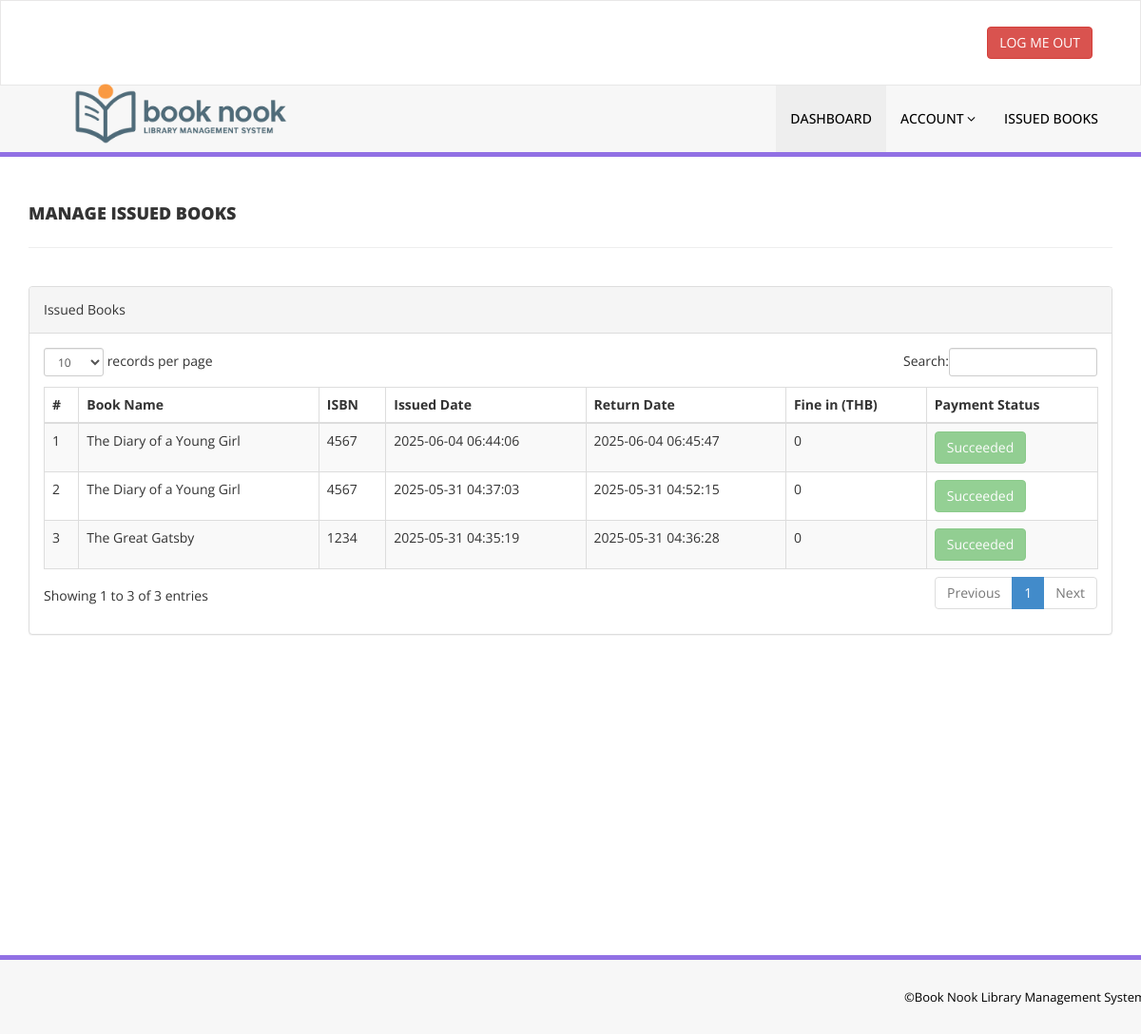
The app's page /library/issued-books.php (signed in) with its own data.
### tables this page shows
CREATE TABLE `tblissuedbookdetails` (
  `id` int(11) NOT NULL,
  `BookId` int(11) DEFAULT NULL,
  `StudentID` varchar(150) DEFAULT NULL,
  `IssuesDate` timestamp NULL DEFAULT current_timestamp(),
  `ReturnDate` timestamp NULL DEFAULT NULL ON UPDATE current_timestamp(),
  `RetrunStatus` int(1) DEFAULT NULL,
  `fine` int(11) DEFAULT NULL
);

CREATE TABLE `tblbooks` (
  `id` int(11) NOT NULL,
  `BookName` varchar(255) DEFAULT NULL,
  `CatId` int(11) DEFAULT NULL,
  `AuthorId` int(11) DEFAULT NULL,
  `ISBNNumber` int(11) DEFAULT NULL,
  `BookPrice` int(11) DEFAULT NULL,
  `RegDate` timestamp NULL DEFAULT current_timestamp(),
  `UpdationDate` timestamp NULL DEFAULT NULL ON UPDATE current_timestamp()
);

### library/issued-books.php (the view, shortened to what this page needs)
<?php
include('includes/config.php');
if (strlen($_SESSION['login']) == 0) {
    header('location:index.php');
    exit;
} else {
    ?>
    <!DOCTYPE html>
    <html xmlns="http://www.w3.org/1999/xhtml">
    <head>
        <link href="assets/css/bootstrap.css" rel="stylesheet" />
        <link href="assets/css/font-awesome.css" rel="stylesheet" />
        <link href="assets/js/dataTables/dataTables.bootstrap.css" rel="stylesheet" />
        <link href="assets/css/style.css" rel="stylesheet" />
    </head>
    <body>
        <?php include('includes/header.php'); ?>
        <div class="content-wrapper">
            <div class="container">
                <div class="row pad-botm">
                    <div class="col-md-12">
                        <h4 class="header-line">Manage Issued Books</h4>
                    </div>
                </div>
                <div class="row">
                    <div class="col-md-12">
                        <div class="panel panel-default">
                            <div class="panel-heading">
                                Issued Books
                            </div>
                            <div class="panel-body">
                                <div class="table-responsive">
                                    <table class="table table-striped table-bordered table-hover" id="dataTables-example">
                                        <thead>
                                            <tr>
                                                <th>#</th>
                                                <th>Book Name</th>
                                                <th>ISBN</th>
                                                <th>Issued Date</th>
                                                <th>Return Date</th>
                                                <th>Fine in (THB)</th>
                                                <th>Payment Status</th>
                                            </tr>
                                        </thead>
                                        <tbody>
                                            <?php
                                            $sid = $_SESSION['stdid'];
                                            $sql = "SELECT
                                                        tblbooks.BookName,
                                                        tblbooks.ISBNNumber,
                                                        tblissuedbookdetails.IssuesDate,
                                                        tblissuedbookdetails.ReturnDate,
                                                        tblissuedbookdetails.id as rid,
                                                        tblissuedbookdetails.fine
                                                    FROM tblissuedbookdetails
                                                    JOIN tblstudents ON tblstudents.StudentId = tblissuedbookdetails.StudentId
                                                    JOIN tblbooks ON tblbooks.id = tblissuedbookdetails.BookId
                                                    WHERE tblstudents.StudentId = :sid
                                                    ORDER BY tblissuedbookdetails.id DESC";
                                            $query = $dbh->prepare($sql);
                                            $query->bindParam(':sid', $sid, PDO::PARAM_STR);
                                            $query->execute();
                                            $results = $query->fetchAll(PDO::FETCH_OBJ);
                                            $cnt = 1;
                                            if ($query->rowCount() > 0) {
                                                foreach ($results as $result) {
                                            ?>
                                                    <tr class="odd gradeX">
                                                        <td class="center"><?php echo htmlentities($cnt); ?></td>
                                                        <td class="center"><?php echo htmlentities($result->BookName); ?></td>
                                                        <td class="center"><?php echo htmlentities($result->ISBNNumber); ?></td>
                                                        <td class="center"><?php echo htmlentities($result->IssuesDate); ?></td>
                                                        <td class="center">
                                                            <?php
                                                            if ($result->ReturnDate == "") {
                                                                echo '<span style="color:red">Not Return Yet</span>';
                                                            } else {
                                                                echo htmlentities($result->ReturnDate);
                                                            }
                                                            ?>
                                                        </td>
                                                        <td class="center"><?php echo htmlentities($result->fine); ?></td>
                                                        <td class="center">
                                                            <?php if ($result->fine == 0) { ?>
                                                                <span class="btn btn-success disabled" style="cursor: default;">Succeeded</span>
                                                            <?php } else { ?>
                                                                <a href="payment_process.php?fine_id=<?php echo htmlentities($result->rid); ?>" class="btn btn-primary">Pay Now</a>
                                                            <?php } ?>
                                                        </td>
                                                    </tr>
                                            <?php
                                                    $cnt++;
                                                }
                                            }
                                            ?>
                                        </tbody>
                                    </table>
                                </div>
                            </div>
                        </div>
                    </div>
                </div>
            </div>
        </div>
        <?php include('includes/footer.php'); ?>
    </body>
    </html>
<?php } ?>

### library/assets/css/style.css (style rules this page uses)
.content-wrapper { margin-top: 40px; min-height: 800px; padding-bottom: 90px; }
.header-line { font-weight: 900; padding-bottom: 25px; border-bottom: 1px solid #eeeeee; text-transform: uppercase; }
.pad-botm { padding-bottom: 30px; }

### records on screen
tblissuedbookdetails: BookId.BookName "The Diary of a Young Girl", BookId.ISBNNumber "4567", IssuesDate "2025-06-04 06:44:06", ReturnDate "2025-06-04 06:45:47", fine "0", shows "Succeeded"
tblissuedbookdetails: BookId.BookName "The Diary of a Young Girl", BookId.ISBNNumber "4567", IssuesDate "2025-05-31 04:37:03", ReturnDate "2025-05-31 04:52:15", fine "0", shows "Succeeded"
tblissuedbookdetails: BookId.BookName "The Great Gatsby", BookId.ISBNNumber "1234", IssuesDate "2025-05-31 04:35:19", ReturnDate "2025-05-31 04:36:28", fine "0", shows "Succeeded"
